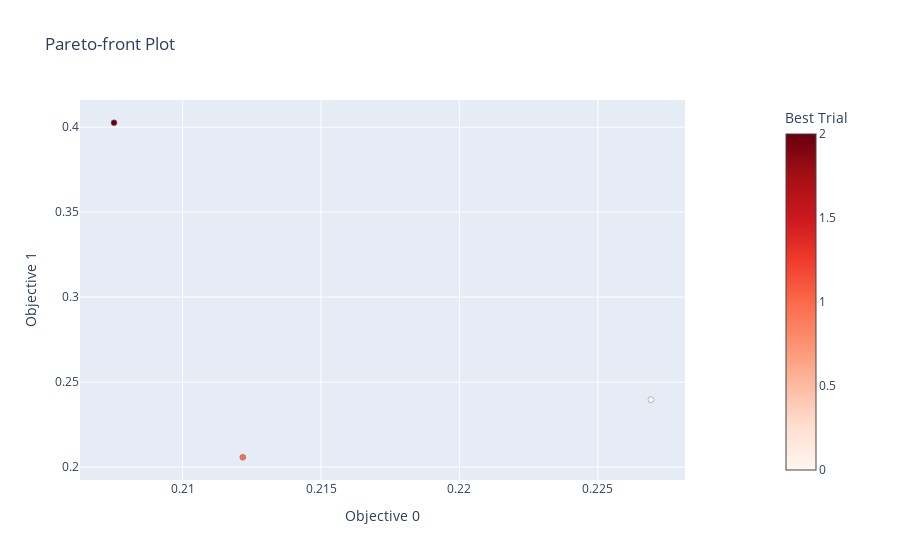

The notebook cell this image was saved under:
### Code cell
optuna.visualization.plot_pareto_front(study, 
    targets=lambda t: (t.values[0], t.values[1]),
    target_names=["Objective 0", "Objective 1"]
)

### Figure 1 — Plotly figure (JSON) as saved in the notebook; plotly's stock layout.template omitted (floating-point values rounded to 4 significant figures)
{"data": [{"hovertemplate": "%{text}<extra>Trial</extra>", "marker": {"color": [], "colorbar": {"title": {"text": "Trial"}}, "colorscale": [[0, "rgb(247,251,255)"], [0.125, "rgb(222,235,247)"], [0.25, "rgb(198,219,239)"], [0.375, "rgb(158,202,225)"], [0.5, "rgb(107,174,214)"], [0.625, "rgb(66,146,198)"], [0.75, "rgb(33,113,181)"], [0.875, "rgb(8,81,156)"], [1, "rgb(8,48,107)"]], "line": {"color": "Grey", "width": 0.5}}, "mode": "markers", "showlegend": false, "text": [], "type": "scatter", "x": [], "y": []}, {"hovertemplate": "%{text}<extra>Best Trial</extra>", "marker": {"color": [0, 1, 2], "colorbar": {"title": {"text": "Best Trial"}, "x": 1.1, "xpad": 40}, "colorscale": [[0, "rgb(255,245,240)"], [0.125, "rgb(254,224,210)"], [0.25, "rgb(252,187,161)"], [0.375, "rgb(252,146,114)"], [0.5, "rgb(251,106,74)"], [0.625, "rgb(239,59,44)"], [0.75, "rgb(203,24,29)"], [0.875, "rgb(165,15,21)"], [1, "rgb(103,0,13)"]], "line": {"color": "Grey", "width": 0.5}}, "mode": "markers", "showlegend": false, "text": ["{<br>  \"number\": 0,<br>  \"values\": [<br>    0.2269207575910452,<br>    0.23964064820803282,<br>    0.009346338465690534,<br>    0.002907458306067242,<br>    0.03658601922756815<br>  ],<br>  \"params\": {<br>    \"population_size\": 92,<br>    \"populations\": 48,<br>    \"niterations\": 292,<br>    \"parsimony\": 0.0010148514204779018,<br>    \"adaptive_parsimony_scaling\": 1064.9435455145317,<br>    \"binary_operators\": [<br>      \"+\",<br>      \"-\",<br>      \"*\"<br>    ],<br>    \"unary_operators\": [<br>      \"exp\"<br>    ],<br>    \"maxsize\": 26,<br>    \"denoise\": \"False\"<br>  }<br>}", "{<br>  \"number\": 1,<br>  \"values\": [<br>    0.21217562352604782,<br>    0.20579006966945657,<br>    0.013267016790179758,<br>    0.0029104470850006853,<br>    0.034531586436239305<br>  ],<br>  \"params\": {<br>    \"population_size\": 55,<br>    \"populations\": 49,<br>    \"niterations\": 456,<br>    \"parsimony\": 0.0019208984574494764,<br>    \"adaptive_parsimony_scaling\": 1801.3006739681143,<br>    \"binary_operators\": [<br>      \"+\",<br>      \"-\",<br>      \"*\",<br>      \"/\"<br>    ],<br>    \"unary_operators\": [<br>      \"exp\",<br>      \"sqrt\"<br>    ],<br>    \"maxsize\": 15,<br>    \"denoise\": \"False\"<br>  }<br>}", "{<br>  \"number\": 2,<br>  \"values\": [<br>    0.20752234037142794,<br>    0.4026064570331468,<br>    0.08595190859148696,<br>    0.0028457905635023233,<br>    0.354591233777072<br>  ],<br>  \"params\": {<br>    \"population_size\": 52,<br>    \"populations\": 185,<br>    \"niterations\": 163,<br>    \"parsimony\": 0.0010735864354243087,<br>    \"adaptive_parsimony_scaling\": 1261.1358983246082,<br>    \"binary_operators\": [<br>      \"+\",<br>      \"-\"<br>    ],<br>    \"unary_operators\": [<br>      \"exp\",<br>      \"square\"<br>    ],<br>    \"maxsize\": 10,<br>    \"denoise\": \"False\"<br>  }<br>}"], "type": "scatter", "x": [0.2269, 0.2122, 0.2075], "y": [0.2396, 0.2058, 0.4026]}], "layout": {"title": {"text": "Pareto-front Plot"}, "xaxis": {"title": {"text": "Objective 0"}}, "yaxis": {"title": {"text": "Objective 1"}}}}
